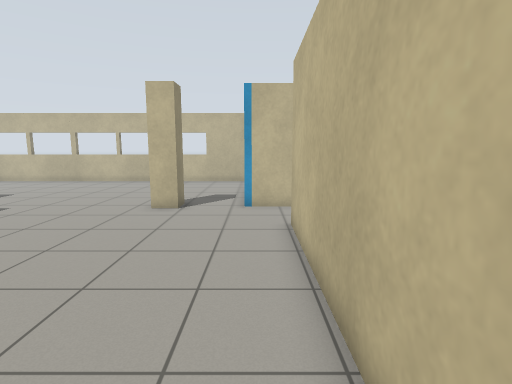
View 1 (above)

21 first-person views from a walk through a robot-simulator world made for Gazebo. The camera is 1.2 m above the floor, tilts 8° down and sees 80° across. The floor is counted in squares, 0.5 m on a side. Each view is taken from the middle of a square. On the plan, view 1 faces up. The plan holds only what a view shows up to about 18 squares ahead; the rest is blank. The place goes on beyond the plan.

View 2
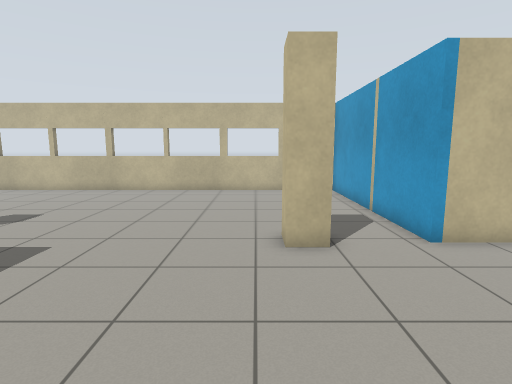

View 3
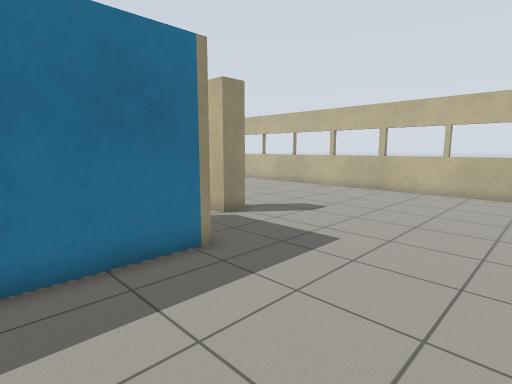

View 4
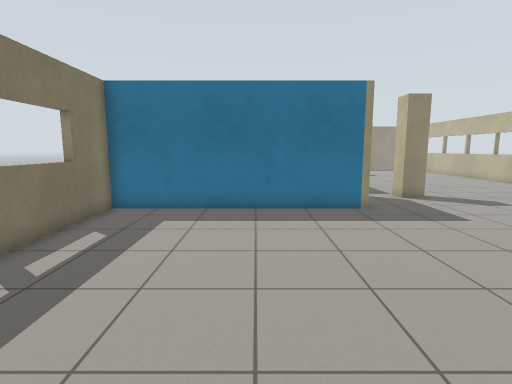

View 5
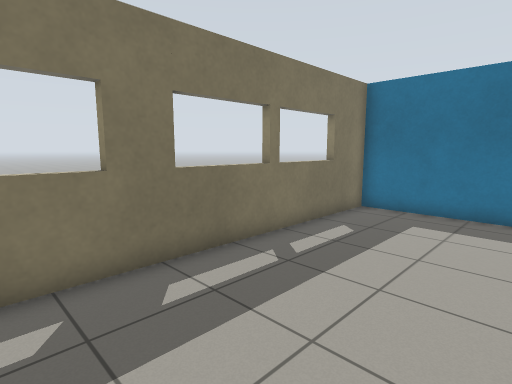

View 6
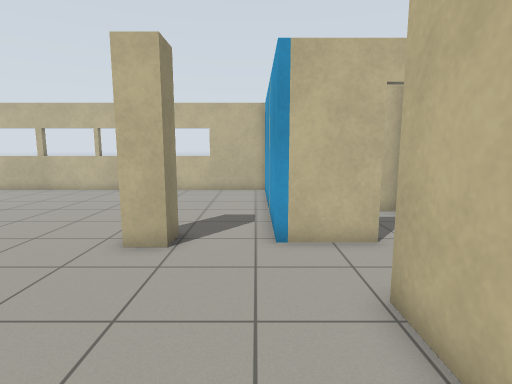

View 7
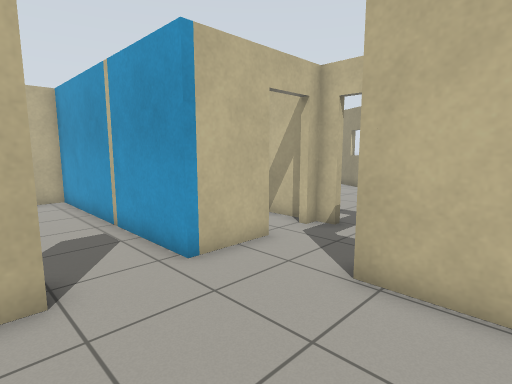

View 8
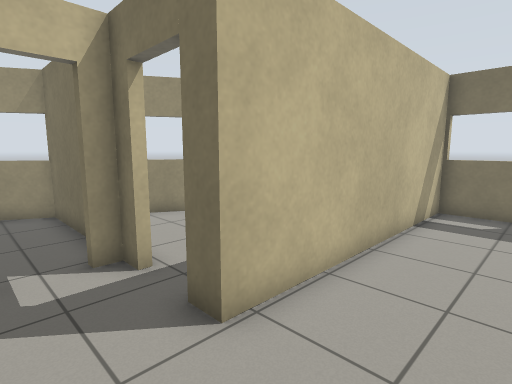

View 9
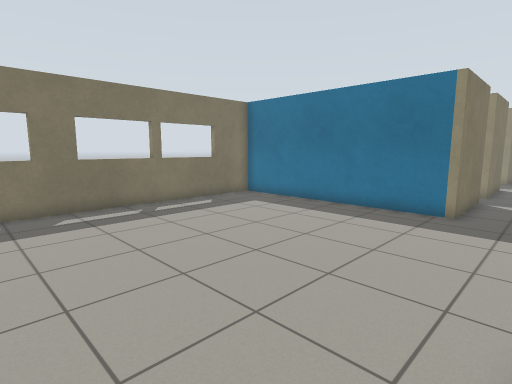

View 10
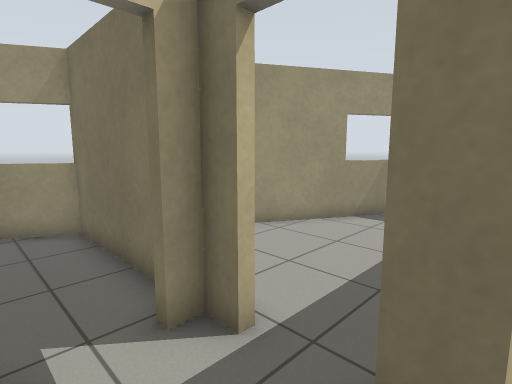

View 11
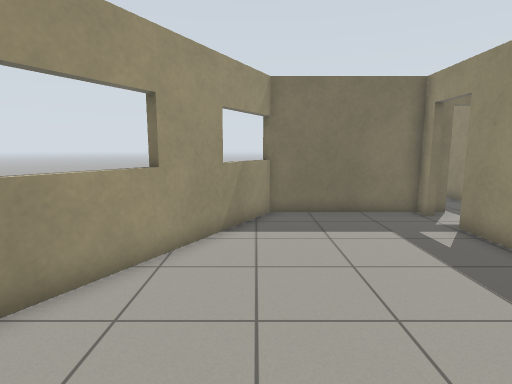

View 12
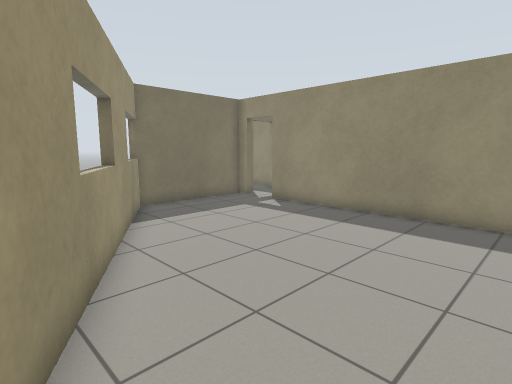

View 13
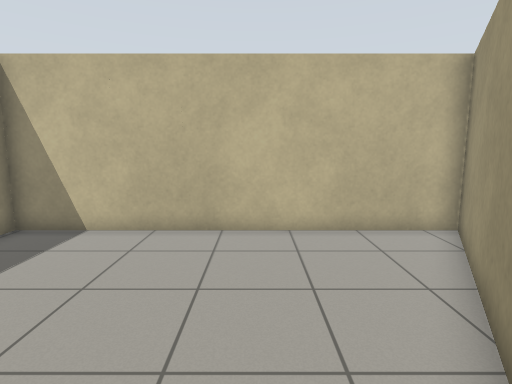

View 14
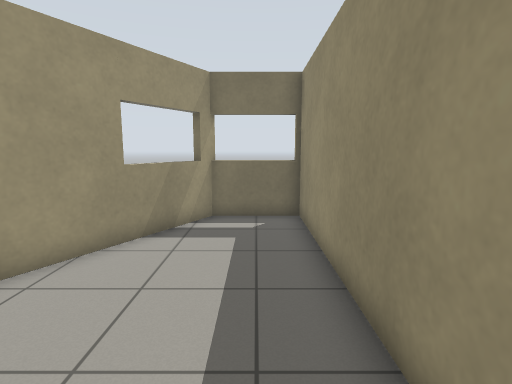

View 15
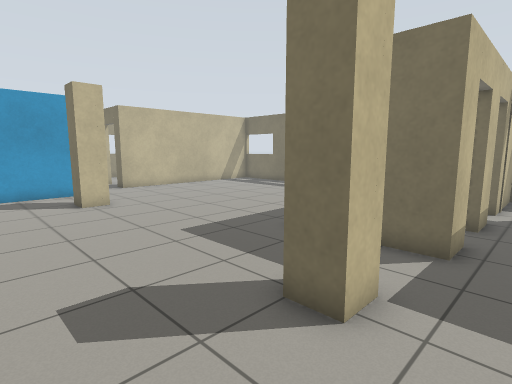

View 16
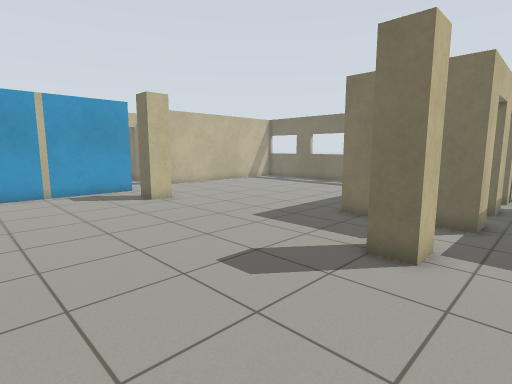

View 17
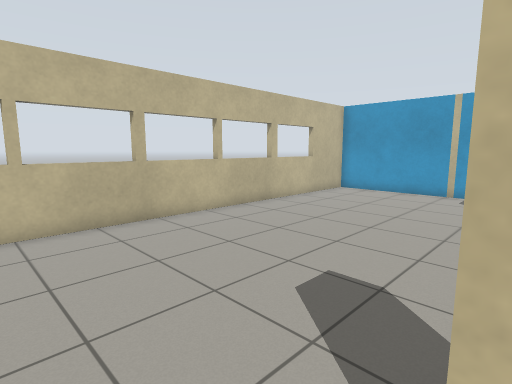

View 18
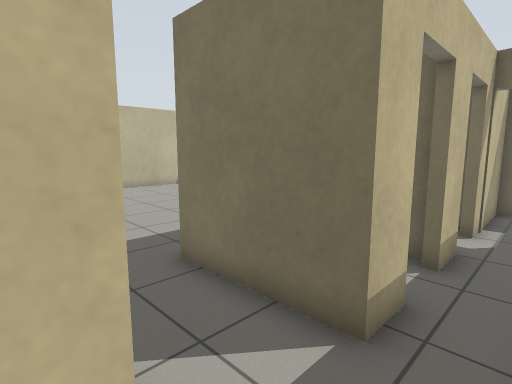

View 19
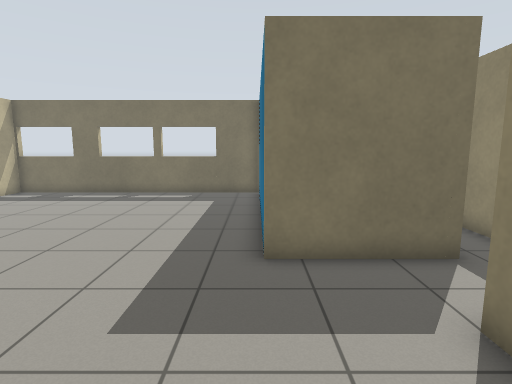

View 20
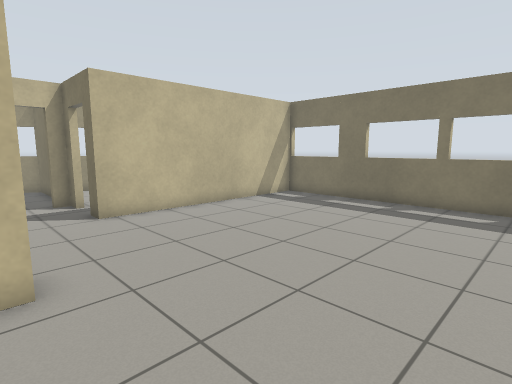

View 21
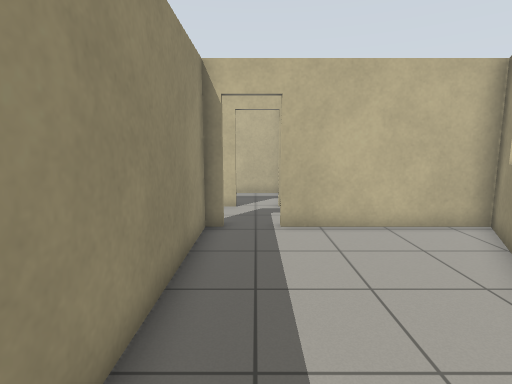

### Floor plan
Points are (right, up) in squares from view 1. A wall is a line through its corners. A room is listed if a view was taken in it or the views show most of it. See-through windows are left out.
Room 1 (views 1, 2, 3, 4, 5, 6, 7, 8, 9, 10, 14, 15, 16, 17, 18, 19, 20)
walls: (-4.3, 12.2) (-4.3, 13.3) (-3.2, 13.3) (-3.2, 12.2) (-4.3, 12.2); (-15, 12.2) (-16.1, 12.2) (-16.1, 13.3) (-15, 13.3) (-15, 12.2); (-16.5, 8.1) (-16.5, 9.5) (-12.2, 9.5) (-12.2, -0.8) (1.1, -0.8); (2.2, 12.6) (-0.5, 12.6) (-0.5, 22.8) (-18.5, 22.8); (-18.4, 9.6) (-18.4, 6.7); (-16.5, 4.9) (-16.5, 6.5); (3.8, 9.5) (4.5, 9.5) (4.5, 10.2); (4.5, 11.9) (4.5, 12.6) (3.9, 12.6); (-16.5, -0.8) (-16.5, 3.2); (1.1, -1.2) (1.1, 9.5) (2, 9.5)
ways out: open door at (5, 11.5) to room 2; open door at (2.5, 9) to room 3; open door at (3.5, 13) to room 4; open door at (-17.5, 2); open door at (-16, 4.5); open door at (-16, 7.5)
Room 2 (views 11, 12, 13)
walls: (4.8, 9.5) (10.5, 9.5) (18, 22.8) (4.8, 22.8) (4.8, 11.9)
ways out: open door at (5, 11.5) to room 1
Room 3 (view 21)
walls: (2, 9.2) (1.4, 9.2) (1.4, -1.2); (4.4, -1.1) (10.3, 9.2) (3.8, 9.2); (1.4, -0.8) (4.6, -0.8)
ways out: open door at (2.5, 9) to room 1
Room 4 (no view inside)
walls: (4.5, 16.6) (1.9, 16.6); (4.5, 13.2) (4.5, 14.9)
ways out: open door at (3.5, 13) to room 1

Positions as (right, up) in squares from view 1, and headings:
1: (0, 0), facing up
2: (-5, 5), facing up
3: (-6, 5), facing up-left
4: (0, 5), facing left
5: (0, 5), facing down-left
6: (-1, 5), facing up
7: (-4, 7), facing up-right
8: (-2, 12), facing down-right
9: (0, 12), facing down-left
10: (1, 12), facing down-right
11: (11, 21), facing down
12: (16, 22), facing down-left
13: (12, 14), facing up
14: (3, 10), facing down
15: (-18, 17), facing down-right
16: (-18, 20), facing down-right
17: (-18, 13), facing up-right
18: (-18, 13), facing down-right
19: (-12, 16), facing down
20: (-10, 13), facing down-right
21: (3, 0), facing up
